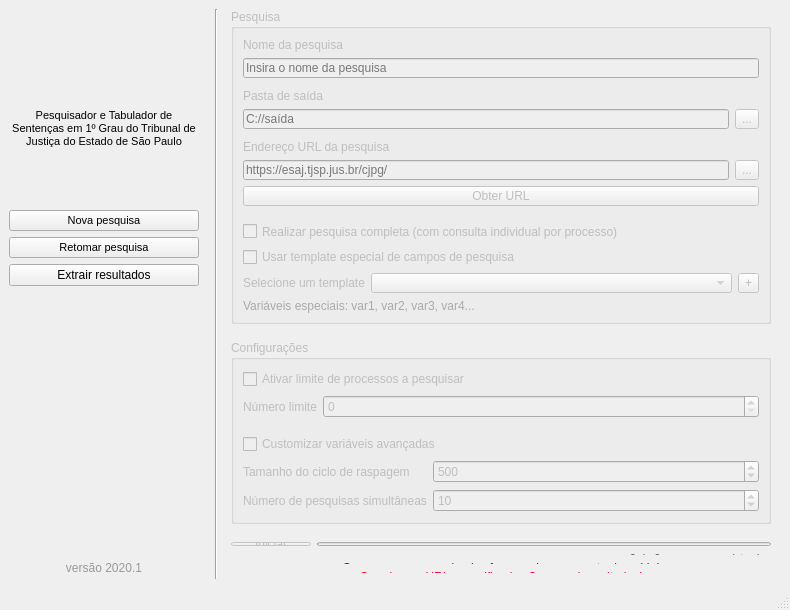
<?xml version="1.0" encoding="UTF-8"?>
<ui version="4.0">
 <class>Principal</class>
 <widget class="QMainWindow" name="Principal">
  <property name="windowModality">
   <enum>Qt::NonModal</enum>
  </property>
  <property name="enabled">
   <bool>true</bool>
  </property>
  <property name="geometry">
   <rect>
    <x>0</x>
    <y>0</y>
    <width>790</width>
    <height>610</height>
   </rect>
  </property>
  <property name="sizePolicy">
   <sizepolicy hsizetype="Preferred" vsizetype="Preferred">
    <horstretch>0</horstretch>
    <verstretch>0</verstretch>
   </sizepolicy>
  </property>
  <property name="minimumSize">
   <size>
    <width>790</width>
    <height>610</height>
   </size>
  </property>
  <property name="maximumSize">
   <size>
    <width>1000000</width>
    <height>1000000</height>
   </size>
  </property>
  <property name="windowTitle">
   <string>LabCidade PORTAS</string>
  </property>
  <property name="windowIcon">
   <iconset>
    <normaloff>icone_chave.png</normaloff>icone_chave.png</iconset>
  </property>
  <widget class="QWidget" name="centralwidget">
   <property name="maximumSize">
    <size>
     <width>1000000</width>
     <height>1000000</height>
    </size>
   </property>
   <property name="autoFillBackground">
    <bool>false</bool>
   </property>
   <layout class="QGridLayout" name="gridLayout">
    <item row="0" column="7" rowspan="16">
     <spacer name="horizontalSpacer_2">
      <property name="orientation">
       <enum>Qt::Horizontal</enum>
      </property>
      <property name="sizeType">
       <enum>QSizePolicy::Minimum</enum>
      </property>
      <property name="sizeHint" stdset="0">
       <size>
        <width>10</width>
        <height>5</height>
       </size>
      </property>
     </spacer>
    </item>
    <item row="12" column="1">
     <spacer name="horizontalSpacer_5">
      <property name="orientation">
       <enum>Qt::Horizontal</enum>
      </property>
      <property name="sizeType">
       <enum>QSizePolicy::Fixed</enum>
      </property>
      <property name="sizeHint" stdset="0">
       <size>
        <width>190</width>
        <height>20</height>
       </size>
      </property>
     </spacer>
    </item>
    <item row="10" column="3">
     <spacer name="horizontalSpacer">
      <property name="orientation">
       <enum>Qt::Horizontal</enum>
      </property>
      <property name="sizeType">
       <enum>QSizePolicy::Fixed</enum>
      </property>
      <property name="sizeHint" stdset="0">
       <size>
        <width>10</width>
        <height>20</height>
       </size>
      </property>
     </spacer>
    </item>
    <item row="0" column="1" rowspan="12">
     <layout class="QVBoxLayout" name="configPesquisa">
      <item>
       <spacer name="verticalSpacer_10">
        <property name="orientation">
         <enum>Qt::Vertical</enum>
        </property>
        <property name="sizeType">
         <enum>QSizePolicy::Fixed</enum>
        </property>
        <property name="sizeHint" stdset="0">
         <size>
          <width>50</width>
          <height>60</height>
         </size>
        </property>
       </spacer>
      </item>
      <item>
       <layout class="QHBoxLayout" name="horizontalLayout">
        <item>
         <widget class="QLabel" name="logo">
          <property name="enabled">
           <bool>true</bool>
          </property>
          <property name="sizePolicy">
           <sizepolicy hsizetype="Fixed" vsizetype="Fixed">
            <horstretch>0</horstretch>
            <verstretch>0</verstretch>
           </sizepolicy>
          </property>
          <property name="maximumSize">
           <size>
            <width>132</width>
            <height>48</height>
           </size>
          </property>
          <property name="text">
           <string/>
          </property>
          <property name="pixmap">
           <pixmap>marca_laranja.png</pixmap>
          </property>
          <property name="scaledContents">
           <bool>true</bool>
          </property>
          <property name="wordWrap">
           <bool>true</bool>
          </property>
         </widget>
        </item>
       </layout>
      </item>
      <item>
       <spacer name="verticalSpacer_11">
        <property name="orientation">
         <enum>Qt::Vertical</enum>
        </property>
        <property name="sizeType">
         <enum>QSizePolicy::Fixed</enum>
        </property>
        <property name="sizeHint" stdset="0">
         <size>
          <width>10</width>
          <height>15</height>
         </size>
        </property>
       </spacer>
      </item>
      <item>
       <widget class="QLabel" name="descricao">
        <property name="enabled">
         <bool>true</bool>
        </property>
        <property name="sizePolicy">
         <sizepolicy hsizetype="Preferred" vsizetype="Fixed">
          <horstretch>0</horstretch>
          <verstretch>0</verstretch>
         </sizepolicy>
        </property>
        <property name="minimumSize">
         <size>
          <width>0</width>
          <height>50</height>
         </size>
        </property>
        <property name="font">
         <font>
          <pointsize>8</pointsize>
         </font>
        </property>
        <property name="text">
         <string>&lt;html&gt;&lt;head/&gt;&lt;body&gt;&lt;p&gt;Pesquisador e Tabulador de Sentenças em 1º Grau do Tribunal de Justiça do Estado de São Paulo&lt;/p&gt;&lt;/body&gt;&lt;/html&gt;</string>
        </property>
        <property name="textFormat">
         <enum>Qt::AutoText</enum>
        </property>
        <property name="scaledContents">
         <bool>false</bool>
        </property>
        <property name="alignment">
         <set>Qt::AlignCenter</set>
        </property>
        <property name="wordWrap">
         <bool>true</bool>
        </property>
       </widget>
      </item>
      <item>
       <spacer name="verticalSpacer_2">
        <property name="orientation">
         <enum>Qt::Vertical</enum>
        </property>
        <property name="sizeType">
         <enum>QSizePolicy::Fixed</enum>
        </property>
        <property name="sizeHint" stdset="0">
         <size>
          <width>50</width>
          <height>50</height>
         </size>
        </property>
       </spacer>
      </item>
      <item>
       <widget class="QPushButton" name="novap">
        <property name="font">
         <font>
          <pointsize>8</pointsize>
          <weight>50</weight>
          <bold>false</bold>
         </font>
        </property>
        <property name="mouseTracking">
         <bool>false</bool>
        </property>
        <property name="contextMenuPolicy">
         <enum>Qt::DefaultContextMenu</enum>
        </property>
        <property name="acceptDrops">
         <bool>false</bool>
        </property>
        <property name="toolTip">
         <string>Cria uma nova pesquisa</string>
        </property>
        <property name="autoFillBackground">
         <bool>true</bool>
        </property>
        <property name="text">
         <string>Nova pesquisa</string>
        </property>
        <property name="checkable">
         <bool>true</bool>
        </property>
        <property name="checked">
         <bool>false</bool>
        </property>
       </widget>
      </item>
      <item>
       <widget class="QPushButton" name="retomarp">
        <property name="font">
         <font>
          <pointsize>8</pointsize>
         </font>
        </property>
        <property name="toolTip">
         <string>Retoma uma pesquisa a partir do último processo</string>
        </property>
        <property name="text">
         <string>Retomar pesquisa</string>
        </property>
        <property name="checkable">
         <bool>true</bool>
        </property>
       </widget>
      </item>
      <item>
       <widget class="QPushButton" name="extrairp">
        <property name="toolTip">
         <string>Extrai os dados de um arquivo portas</string>
        </property>
        <property name="text">
         <string>Extrair resultados</string>
        </property>
       </widget>
      </item>
      <item>
       <spacer name="verticalSpacer_6">
        <property name="orientation">
         <enum>Qt::Vertical</enum>
        </property>
        <property name="sizeHint" stdset="0">
         <size>
          <width>20</width>
          <height>30</height>
         </size>
        </property>
       </spacer>
      </item>
     </layout>
    </item>
    <item row="0" column="6" rowspan="14">
     <layout class="QVBoxLayout" name="params">
      <property name="sizeConstraint">
       <enum>QLayout::SetDefaultConstraint</enum>
      </property>
      <item>
       <widget class="QGroupBox" name="box_pesquisa">
        <property name="enabled">
         <bool>false</bool>
        </property>
        <property name="title">
         <string>Pesquisa</string>
        </property>
        <property name="flat">
         <bool>false</bool>
        </property>
        <property name="checkable">
         <bool>false</bool>
        </property>
        <layout class="QVBoxLayout" name="verticalLayout">
         <item>
          <widget class="QLabel" name="labelNome">
           <property name="enabled">
            <bool>false</bool>
           </property>
           <property name="text">
            <string>Nome da pesquisa</string>
           </property>
          </widget>
         </item>
         <item>
          <widget class="QLineEdit" name="pesquisa_nome">
           <property name="enabled">
            <bool>false</bool>
           </property>
           <property name="sizePolicy">
            <sizepolicy hsizetype="Expanding" vsizetype="Fixed">
             <horstretch>0</horstretch>
             <verstretch>0</verstretch>
            </sizepolicy>
           </property>
           <property name="minimumSize">
            <size>
             <width>400</width>
             <height>0</height>
            </size>
           </property>
           <property name="text">
            <string/>
           </property>
           <property name="placeholderText">
            <string>Insira o nome da pesquisa</string>
           </property>
          </widget>
         </item>
         <item>
          <spacer name="verticalSpacer_5">
           <property name="orientation">
            <enum>Qt::Vertical</enum>
           </property>
           <property name="sizeType">
            <enum>QSizePolicy::Fixed</enum>
           </property>
           <property name="sizeHint" stdset="0">
            <size>
             <width>20</width>
             <height>5</height>
            </size>
           </property>
          </spacer>
         </item>
         <item>
          <widget class="QLabel" name="labelSaida">
           <property name="enabled">
            <bool>false</bool>
           </property>
           <property name="text">
            <string>Pasta de saída</string>
           </property>
          </widget>
         </item>
         <item>
          <layout class="QHBoxLayout" name="horizontalLayout_3">
           <item>
            <widget class="QLineEdit" name="pesquisa_arq">
             <property name="enabled">
              <bool>false</bool>
             </property>
             <property name="sizePolicy">
              <sizepolicy hsizetype="Expanding" vsizetype="Fixed">
               <horstretch>0</horstretch>
               <verstretch>0</verstretch>
              </sizepolicy>
             </property>
             <property name="minimumSize">
              <size>
               <width>400</width>
               <height>0</height>
              </size>
             </property>
             <property name="placeholderText">
              <string>C://saída</string>
             </property>
            </widget>
           </item>
           <item>
            <widget class="QToolButton" name="browse_arq">
             <property name="enabled">
              <bool>false</bool>
             </property>
             <property name="toolTip">
              <string>&lt;html&gt;&lt;head/&gt;&lt;body&gt;&lt;p&gt;Abre explorador de arquivos para escolher pasta de destino.&lt;/p&gt;&lt;/body&gt;&lt;/html&gt;</string>
             </property>
             <property name="text">
              <string>...</string>
             </property>
            </widget>
           </item>
          </layout>
         </item>
         <item>
          <spacer name="verticalSpacer_4">
           <property name="orientation">
            <enum>Qt::Vertical</enum>
           </property>
           <property name="sizeType">
            <enum>QSizePolicy::Fixed</enum>
           </property>
           <property name="sizeHint" stdset="0">
            <size>
             <width>20</width>
             <height>5</height>
            </size>
           </property>
          </spacer>
         </item>
         <item>
          <widget class="QLabel" name="labelURL">
           <property name="enabled">
            <bool>false</bool>
           </property>
           <property name="text">
            <string>Endereço URL da pesquisa</string>
           </property>
          </widget>
         </item>
         <item>
          <layout class="QHBoxLayout" name="horizontalLayout_5">
           <item>
            <widget class="QLineEdit" name="pesquisa_url">
             <property name="enabled">
              <bool>false</bool>
             </property>
             <property name="sizePolicy">
              <sizepolicy hsizetype="Expanding" vsizetype="Fixed">
               <horstretch>0</horstretch>
               <verstretch>0</verstretch>
              </sizepolicy>
             </property>
             <property name="minimumSize">
              <size>
               <width>400</width>
               <height>0</height>
              </size>
             </property>
             <property name="placeholderText">
              <string>https://esaj.tjsp.jus.br/cjpg/</string>
             </property>
            </widget>
           </item>
           <item>
            <widget class="QToolButton" name="browse_url">
             <property name="enabled">
              <bool>false</bool>
             </property>
             <property name="toolTip">
              <string>&lt;html&gt;&lt;head/&gt;&lt;body&gt;&lt;p&gt;Abre navegador para configurar pesquisa. Quando terminar, volte a esta janela e clique em &amp;quot;Obter URL&amp;quot;.&lt;/p&gt;&lt;p&gt;Você também pode copiar e colar o endereço URL no campo ao lado.&lt;/p&gt;&lt;/body&gt;&lt;/html&gt;</string>
             </property>
             <property name="text">
              <string>...</string>
             </property>
            </widget>
           </item>
          </layout>
         </item>
         <item>
          <widget class="QPushButton" name="captura_url">
           <property name="enabled">
            <bool>false</bool>
           </property>
           <property name="text">
            <string>Obter URL</string>
           </property>
          </widget>
         </item>
         <item>
          <spacer name="verticalSpacer_3">
           <property name="orientation">
            <enum>Qt::Vertical</enum>
           </property>
           <property name="sizeType">
            <enum>QSizePolicy::Fixed</enum>
           </property>
           <property name="sizeHint" stdset="0">
            <size>
             <width>20</width>
             <height>10</height>
            </size>
           </property>
          </spacer>
         </item>
         <item>
          <widget class="QCheckBox" name="isCompleta">
           <property name="enabled">
            <bool>false</bool>
           </property>
           <property name="text">
            <string>Realizar pesquisa completa (com consulta individual por processo)</string>
           </property>
          </widget>
         </item>
         <item>
          <widget class="QCheckBox" name="isDics">
           <property name="enabled">
            <bool>false</bool>
           </property>
           <property name="text">
            <string>Usar template especial de campos de pesquisa</string>
           </property>
          </widget>
         </item>
         <item>
          <layout class="QHBoxLayout" name="horizontalLayout_14">
           <item>
            <widget class="QLabel" name="labelDics">
             <property name="enabled">
              <bool>false</bool>
             </property>
             <property name="text">
              <string>Selecione um template</string>
             </property>
            </widget>
           </item>
           <item>
            <widget class="QComboBox" name="min_dics">
             <property name="enabled">
              <bool>false</bool>
             </property>
             <property name="sizePolicy">
              <sizepolicy hsizetype="Expanding" vsizetype="Fixed">
               <horstretch>0</horstretch>
               <verstretch>0</verstretch>
              </sizepolicy>
             </property>
             <property name="acceptDrops">
              <bool>true</bool>
             </property>
             <property name="editable">
              <bool>false</bool>
             </property>
             <property name="currentText">
              <string/>
             </property>
            </widget>
           </item>
           <item>
            <widget class="QToolButton" name="novo_template">
             <property name="enabled">
              <bool>false</bool>
             </property>
             <property name="toolTip">
              <string>&lt;html&gt;&lt;head/&gt;&lt;body&gt;&lt;p&gt;Abre explorador de arquivos para localizar nova pasta de templates.&lt;/p&gt;&lt;p&gt;Os templates indicam termos especiais que serão buscados nos textos das sentenças.&lt;/p&gt;&lt;p&gt;Ao criar um template, siga o padrão descrito na documentação do PORTAS.&lt;/p&gt;&lt;/body&gt;&lt;/html&gt;</string>
             </property>
             <property name="text">
              <string>+</string>
             </property>
            </widget>
           </item>
          </layout>
         </item>
         <item>
          <widget class="QLabel" name="dic_desc">
           <property name="enabled">
            <bool>false</bool>
           </property>
           <property name="text">
            <string>&lt;html&gt;&lt;head/&gt;&lt;body&gt;&lt;p&gt;&lt;span style=&quot; color:#aaaaaa;&quot;&gt;Variáveis especiais: var1, var2, var3, var4...&lt;/span&gt;&lt;/p&gt;&lt;/body&gt;&lt;/html&gt;</string>
           </property>
           <property name="wordWrap">
            <bool>true</bool>
           </property>
          </widget>
         </item>
        </layout>
       </widget>
      </item>
      <item>
       <spacer name="verticalSpacer_8">
        <property name="orientation">
         <enum>Qt::Vertical</enum>
        </property>
        <property name="sizeType">
         <enum>QSizePolicy::Fixed</enum>
        </property>
        <property name="sizeHint" stdset="0">
         <size>
          <width>20</width>
          <height>10</height>
         </size>
        </property>
       </spacer>
      </item>
      <item>
       <widget class="QGroupBox" name="box_config">
        <property name="enabled">
         <bool>false</bool>
        </property>
        <property name="title">
         <string>Configurações</string>
        </property>
        <layout class="QVBoxLayout" name="verticalLayout_2">
         <item>
          <widget class="QCheckBox" name="isLimite">
           <property name="text">
            <string>Ativar limite de processos a pesquisar</string>
           </property>
          </widget>
         </item>
         <item>
          <layout class="QHBoxLayout" name="horizontalLayout_6">
           <item>
            <widget class="QLabel" name="labelLimite">
             <property name="enabled">
              <bool>false</bool>
             </property>
             <property name="text">
              <string>Número limite</string>
             </property>
            </widget>
           </item>
           <item>
            <widget class="QSpinBox" name="pesquisa_limite">
             <property name="enabled">
              <bool>false</bool>
             </property>
             <property name="sizePolicy">
              <sizepolicy hsizetype="Expanding" vsizetype="Fixed">
               <horstretch>0</horstretch>
               <verstretch>0</verstretch>
              </sizepolicy>
             </property>
             <property name="minimumSize">
              <size>
               <width>400</width>
               <height>0</height>
              </size>
             </property>
             <property name="minimum">
              <number>0</number>
             </property>
             <property name="maximum">
              <number>1000000</number>
             </property>
             <property name="value">
              <number>0</number>
             </property>
            </widget>
           </item>
          </layout>
         </item>
         <item>
          <spacer name="verticalSpacer">
           <property name="orientation">
            <enum>Qt::Vertical</enum>
           </property>
           <property name="sizeType">
            <enum>QSizePolicy::Fixed</enum>
           </property>
           <property name="sizeHint" stdset="0">
            <size>
             <width>20</width>
             <height>10</height>
            </size>
           </property>
          </spacer>
         </item>
         <item>
          <widget class="QCheckBox" name="isCustom">
           <property name="text">
            <string>Customizar variáveis avançadas</string>
           </property>
          </widget>
         </item>
         <item>
          <layout class="QGridLayout" name="gridLayout_6">
           <item row="1" column="0">
            <widget class="QLabel" name="labelCiclo">
             <property name="enabled">
              <bool>false</bool>
             </property>
             <property name="text">
              <string>Tamanho do ciclo de raspagem</string>
             </property>
            </widget>
           </item>
           <item row="1" column="1">
            <widget class="QSpinBox" name="nciclo">
             <property name="enabled">
              <bool>false</bool>
             </property>
             <property name="sizePolicy">
              <sizepolicy hsizetype="MinimumExpanding" vsizetype="Fixed">
               <horstretch>0</horstretch>
               <verstretch>0</verstretch>
              </sizepolicy>
             </property>
             <property name="minimum">
              <number>1</number>
             </property>
             <property name="maximum">
              <number>1000000</number>
             </property>
             <property name="value">
              <number>500</number>
             </property>
            </widget>
           </item>
           <item row="2" column="0">
            <widget class="QLabel" name="labelRobos">
             <property name="enabled">
              <bool>false</bool>
             </property>
             <property name="text">
              <string>Número de pesquisas simultâneas</string>
             </property>
            </widget>
           </item>
           <item row="2" column="1">
            <widget class="QSpinBox" name="nrobos">
             <property name="enabled">
              <bool>false</bool>
             </property>
             <property name="sizePolicy">
              <sizepolicy hsizetype="MinimumExpanding" vsizetype="Fixed">
               <horstretch>0</horstretch>
               <verstretch>0</verstretch>
              </sizepolicy>
             </property>
             <property name="minimum">
              <number>1</number>
             </property>
             <property name="maximum">
              <number>100</number>
             </property>
             <property name="value">
              <number>10</number>
             </property>
            </widget>
           </item>
          </layout>
         </item>
        </layout>
       </widget>
      </item>
      <item>
       <spacer name="verticalSpacer_9">
        <property name="orientation">
         <enum>Qt::Vertical</enum>
        </property>
        <property name="sizeHint" stdset="0">
         <size>
          <width>20</width>
          <height>40</height>
         </size>
        </property>
       </spacer>
      </item>
     </layout>
    </item>
    <item row="16" column="1">
     <layout class="QVBoxLayout" name="verticalLayout_3">
      <item>
       <layout class="QGridLayout" name="gridLayout_8">
        <item row="1" column="1">
         <widget class="QLabel" name="label_3">
          <property name="enabled">
           <bool>true</bool>
          </property>
          <property name="sizePolicy">
           <sizepolicy hsizetype="Fixed" vsizetype="Fixed">
            <horstretch>0</horstretch>
            <verstretch>0</verstretch>
           </sizepolicy>
          </property>
          <property name="minimumSize">
           <size>
            <width>80</width>
            <height>40</height>
           </size>
          </property>
          <property name="maximumSize">
           <size>
            <width>80</width>
            <height>40</height>
           </size>
          </property>
          <property name="text">
           <string/>
          </property>
          <property name="pixmap">
           <pixmap>labcidade_vazio_cinza.png</pixmap>
          </property>
          <property name="scaledContents">
           <bool>true</bool>
          </property>
         </widget>
        </item>
       </layout>
      </item>
      <item>
       <widget class="QLabel" name="label_4">
        <property name="enabled">
         <bool>true</bool>
        </property>
        <property name="text">
         <string>&lt;html&gt;&lt;head/&gt;&lt;body&gt;&lt;p&gt;&lt;span style=&quot; color:#999999;&quot;&gt;versão 2020.1&lt;/span&gt;&lt;/p&gt;&lt;/body&gt;&lt;/html&gt;</string>
        </property>
        <property name="alignment">
         <set>Qt::AlignCenter</set>
        </property>
       </widget>
      </item>
     </layout>
    </item>
    <item row="10" column="5">
     <spacer name="horizontalSpacer_3">
      <property name="orientation">
       <enum>Qt::Horizontal</enum>
      </property>
      <property name="sizeType">
       <enum>QSizePolicy::Fixed</enum>
      </property>
      <property name="sizeHint" stdset="0">
       <size>
        <width>10</width>
        <height>20</height>
       </size>
      </property>
     </spacer>
    </item>
    <item row="0" column="4" rowspan="18" colspan="2">
     <widget class="Line" name="line">
      <property name="orientation">
       <enum>Qt::Vertical</enum>
      </property>
     </widget>
    </item>
    <item row="16" column="6">
     <layout class="QGridLayout" name="gridLayout_2">
      <item row="0" column="1">
       <widget class="QProgressBar" name="barraProgresso">
        <property name="enabled">
         <bool>false</bool>
        </property>
        <property name="maximum">
         <number>100</number>
        </property>
        <property name="value">
         <number>0</number>
        </property>
        <property name="textVisible">
         <bool>false</bool>
        </property>
        <property name="invertedAppearance">
         <bool>false</bool>
        </property>
        <property name="textDirection">
         <enum>QProgressBar::TopToBottom</enum>
        </property>
       </widget>
      </item>
      <item row="0" column="0">
       <widget class="QPushButton" name="fazer">
        <property name="enabled">
         <bool>false</bool>
        </property>
        <property name="text">
         <string>Iniciar</string>
        </property>
       </widget>
      </item>
      <item row="1" column="1">
       <widget class="QLabel" name="progresso">
        <property name="enabled">
         <bool>false</bool>
        </property>
        <property name="font">
         <font>
          <pointsize>7</pointsize>
         </font>
        </property>
        <property name="layoutDirection">
         <enum>Qt::LeftToRight</enum>
        </property>
        <property name="text">
         <string>&lt;html&gt;&lt;head/&gt;&lt;body&gt;&lt;p&gt;&lt;span style=&quot; font-size:8pt; color:#555555;&quot;&gt;0 de 0 processos registrados&lt;/span&gt;&lt;/p&gt;&lt;/body&gt;&lt;/html&gt;</string>
        </property>
        <property name="alignment">
         <set>Qt::AlignRight|Qt::AlignTop|Qt::AlignTrailing</set>
        </property>
        <property name="openExternalLinks">
         <bool>false</bool>
        </property>
       </widget>
      </item>
      <item row="2" column="0" colspan="2">
       <widget class="QLabel" name="sucesso">
        <property name="text">
         <string>&lt;html&gt;&lt;head/&gt;&lt;body&gt;&lt;p&gt;&lt;span style=&quot; color:#5500ff;&quot;&gt;Os processos pesquisados foram salvos na pasta de saída!&lt;/span&gt;&lt;/p&gt;&lt;/body&gt;&lt;/html&gt;</string>
        </property>
        <property name="alignment">
         <set>Qt::AlignCenter</set>
        </property>
       </widget>
      </item>
      <item row="3" column="0" colspan="2">
       <widget class="QLabel" name="erroUrl">
        <property name="text">
         <string>&lt;html&gt;&lt;head/&gt;&lt;body&gt;&lt;p&gt;&lt;span style=&quot; color:#ff0037;&quot;&gt;O endereço URL especificado não possui resultados!&lt;/span&gt;&lt;/p&gt;&lt;/body&gt;&lt;/html&gt;</string>
        </property>
        <property name="alignment">
         <set>Qt::AlignCenter</set>
        </property>
       </widget>
      </item>
     </layout>
    </item>
   </layout>
  </widget>
  <widget class="QStatusBar" name="statusbar"/>
  <widget class="QMenuBar" name="menuBar">
   <property name="geometry">
    <rect>
     <x>0</x>
     <y>0</y>
     <width>790</width>
     <height>22</height>
    </rect>
   </property>
   <property name="tabletTracking">
    <bool>false</bool>
   </property>
   <property name="defaultUp">
    <bool>false</bool>
   </property>
   <property name="nativeMenuBar">
    <bool>true</bool>
   </property>
  </widget>
  <action name="actionCriar_template">
   <property name="text">
    <string>Criar template</string>
   </property>
  </action>
  <action name="actionSobre_o_PORTAS">
   <property name="text">
    <string>Sobre o PORTAS</string>
   </property>
  </action>
  <action name="actionSobre_o_LabCidade">
   <property name="text">
    <string>Sobre o LabCidade</string>
   </property>
  </action>
  <action name="actionLocalizar_template">
   <property name="text">
    <string>Adicionar template</string>
   </property>
  </action>
  <action name="actionConfigurar">
   <property name="text">
    <string>Configurar variáveis</string>
   </property>
  </action>
 </widget>
 <resources/>
 <connections/>
</ui>
